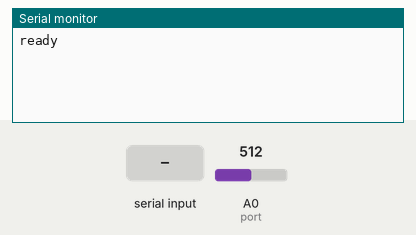
Recording of a sketch running on a simulated Arduino Uno, built with avr-gcc and run on an emulated ATmega328P. Parts: the last lines printed to the serial monitor. The inputs (shaded band) are chosen by the test bench; at power-on: A0 (port) = 512.

Above: at 1.3 s.
1.4 s: "read\n" received over Serial
At 2.3 s:
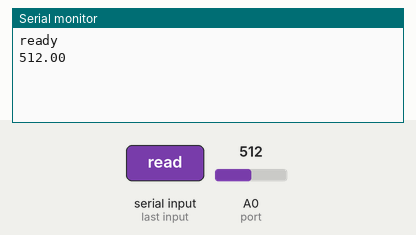
3.4 s: "port=\n" received over Serial
At 4.7 s:
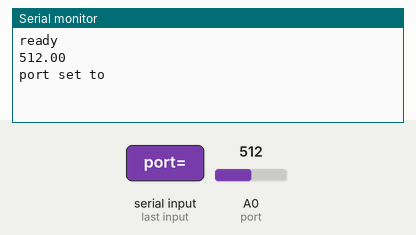

Measured:
- after the input at 1.4 s, the serial monitor: prints a new line after 0.51 s (image 1)
- after the input at 3.4 s, the serial monitor: prints a new line at once (image 2)

The sketch:

Arduino_Responsivity_Program.ino
```cpp
/////////////////////////////////////////////
//This software was written for Crystal IS //
//to measure responsivity of photodetectors//
//by James Davis in 2019                   //
/////////////////////////////////////////////

String receivedString = "";

int port = A0;
int lengthOfReading = 500;

unsigned long readTime = 0;

double finalReading = 0;
double numberOfReadings = 0;
double reading = 0;

boolean takeReading = false;

void setup() {
  Serial.begin(9600);
  delay(100);
  Serial.println("ready");
}

void loop() {
  // Have you completed a reading? If so, then send the reading
  if(takeReading && millis()>readTime) {
    finalReading = reading / numberOfReadings;
    numberOfReadings = 0;
    reading = 0;
    takeReading = false;
    Serial.println(finalReading);
  }
  // Are you still collecting a reading?
  else if(takeReading) {
    reading += analogRead(port);
    numberOfReadings++;
  }
  // Are you being told to do something?
  if(Serial.available()) {
    receivedString = Serial.readStringUntil('\n');
    if (receivedString == "read") { // Start reading
      readTime = millis() + lengthOfReading;
      takeReading = true;
    }
    if (receivedString.indexOf("port=")>=0){ // Set your port number
      Serial.println(receivedString.substring(receivedString.indexOf("port=")+5));
      port = receivedString.substring(receivedString.indexOf("port=")+5).toInt();
      Serial.println("port set to " + port);
    }
  }
}
```
